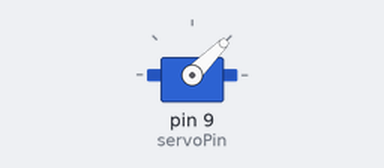
Recording of a program running on a simulated Arduino Uno, built with avr-gcc and run on an emulated ATmega328P. Shown: servo.

Above: at 0.05 s.
At 2.0 s:
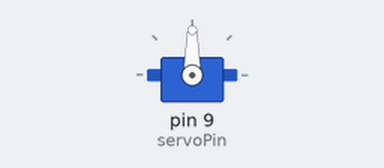
At 4.0 s:
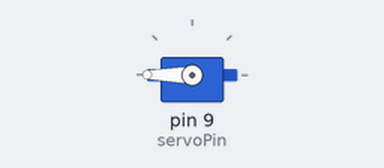
At 8.6 s:
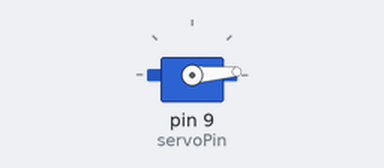
Timing chart, 0 to 11.2 s (numbered marks = the images above):
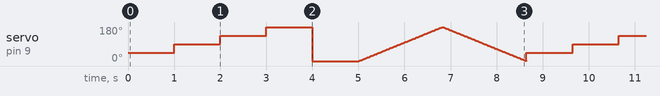

Measured:
- by itself, servo on pin 9 (servoPin): moves between 0° and 180°, repeating every 8.6 s

The program:

main.cpp
```cpp
#include <Arduino.h>  //
#include <Servo.h>

// Create a new servo object:
Servo myservo;

// Define the servo pin:
#define servoPin 9

void setup() {
  myservo.attach(servoPin);
}

void loop() {
  myservo.write(45);
  delay(1000);

  // Task 1: Sweep to other angles
  myservo.write(90);
  delay(1000);
  myservo.write(135);
  delay(1000);
  myservo.write(180);
  delay(1000);
  myservo.write(0);
  delay(1000);

  // Task 2: Smooth sweep from 0 to 180 and back
  for (int angle = 0; angle <= 180; angle++) {
    myservo.write(angle);
    delay(10);
  }
  for (int angle = 180; angle >= 0; angle--) {
    myservo.write(angle);
    delay(10);
  }
}
```
